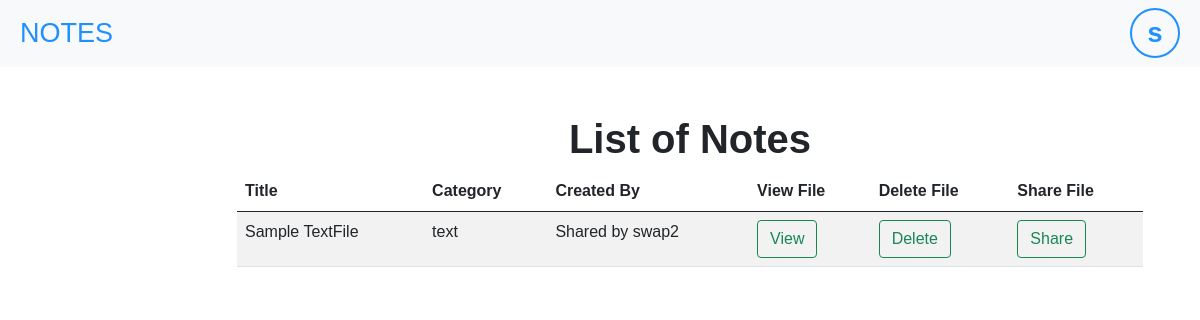
The page /notes/ (signed in) on the database its author committed.
### note/models.py (models this page shows, shortened)
class Note(models.Model):
    CATEGORY_CHOICES = (
        ('text', 'Text'),
        ('audio', 'Audio'),
        ('video', 'Video'),
    )
    title = models.CharField(max_length=100)
    category = models.CharField(max_length=10, choices=CATEGORY_CHOICES)
    content = models.FileField(upload_to='uploads/')
    user = models.ForeignKey(User, on_delete=models.CASCADE)
    shared_with = models.ManyToManyField(User, related_name='shared_notes', blank=True)

### note/views.py (the view)
# urls.py: path('notes/', views.notes, name='notes'),
@login_required
def notes(request):
    user = request.user
    user_notes = Note.objects.filter(user=user)
    shared_notes = Note.objects.filter(shared_with=user)
    notes = user_notes | shared_notes
    return render(request, 'notes.html', {'notes': notes, 'user': user})

### note/templates/notes.html (shortened to what this page needs)
{% extends 'base.html' %}
{% block content %}
<div class="container">
    <h1>List of Notes</h1>
    <div class="table-responsive">
        <table class="table table-striped">
            <thead>
                <tr>
                    <th>Title</th>
                    <th>Category</th>
                    <th>Created By</th>
                    <th>View File</th>
                    <th>Delete File</th>
                    <th>Share File</th>
                </tr>
            </thead>
            <tbody>
                {% for note in notes %}
                <tr>
                    <td>{{ note.title }}</td>
                    <td>{{ note.category }}</td>
                    <td>
                        {% if note.user == user %}
                            Self
                        {% else %}
                            Shared by {{ note.user.username }}
                        {% endif %}
                    </td>
                    <td><a class="btn btn-outline-success" href="{{ note.content.url }}" target="_blank">View</a></td>
                    <td><a class="btn btn-outline-success" href="{% url 'delete_note' note.id %}" onclick="return confirm('Are you sure you want to delete this note?')">Delete</a></td>
                    <td><a class="btn btn-outline-success" href="{% url 'share_note' note.id %}">Share</a></td>
                </tr>
                {% endfor %}
            </tbody>
        </table>
    </div>
</div>
{% endblock %}

### note/templates/base.html (shortened to what this page needs)
<!DOCTYPE html>
<html lang="en">
<head>
  <link
    href="https://cdn.jsdelivr.net/npm/bootstrap@5.0.2/dist/css/bootstrap.min.css"
    rel="stylesheet"
  />
</head>
<body>
  <nav class="navbar navbar-expand-lg navbar-light bg-light">
    <a class="navbar-brand" href="{% url 'notes' %}" style="color: #1E90FF;">NOTES</a>
    <div class="navbar-profile">
      <div class="profile-circle dropdown">
        <a class="dropdown-toggle profile-initial" href="#" role="button" id="profileDropdown" data-bs-toggle="dropdown" aria-expanded="false">{% if user.is_authenticated %}{{ user.username|slice:"0:1" }}{% else %}U{% endif %}</a>
      </div>
    </div>
  </nav>
  <div class="container">
    <div class="col-md-10 offset-md-1 mt-5">
      <div class="jumbotron">
        {% block content %}
        {% endblock %}
      </div>
    </div>
  </div>
</body>
</html>

### note/templates/base.html (style rules this page uses)
.navbar { background-color: #d9d9d9; font-family: Arial, sans-serif; }
.navbar-brand { font-size: 27px; margin-left: 20px; }
.navbar-profile { display: flex; align-items: center; margin-left: auto; }
.profile-circle { display: flex; justify-content: center; align-items: center; width: 50px; height: 50px; border-radius: 50%; border: 2px solid #1E90FF; margin-right: 20px; font-weight: bold; font-size: 27px; }
.navbar-profile .profile-circle a { color: #1E90FF; text-decoration: none; }
.dropdown-toggle::after { display: none; }

### note/templates/notes.html (style rules this page uses)
.container { margin: 0 auto; margin: 20px; margin-left: 60px; font-family: Arial, sans-serif; }
h1 { display: flex; flex-direction: column; align-items: center; font-weight: bold; }
.table-responsive { overflow-x: auto; }
table { width: 100%; }
th, td { padding: 8px; text-align: left; }

### rows shown on the page
Note: title "Sample TextFile", category "text", user.username "swap2"

### other values the page prints
{{ user.username|slice:"0:1" }} "s"
